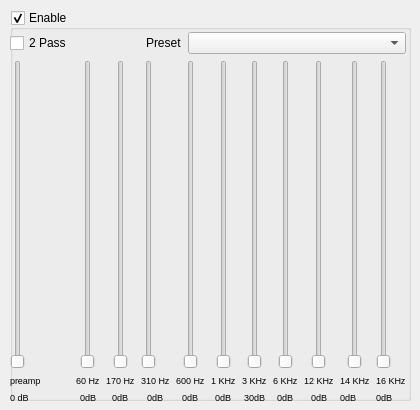
     <widget class="QWidget" name="equaliserTab">
      <attribute name="title">
       <string>Equaliser</string>
      </attribute>
      <widget class="QGroupBox" name="equaliserGroupBox">
       <property name="geometry">
        <rect>
         <x>10</x>
         <y>10</y>
         <width>401</width>
         <height>391</height>
        </rect>
       </property>
       <property name="title">
        <string>Enable</string>
       </property>
       <property name="flat">
        <bool>true</bool>
       </property>
       <property name="checkable">
        <bool>true</bool>
       </property>
       <widget class="QWidget" name="layoutWidget">
        <property name="geometry">
         <rect>
          <x>0</x>
          <y>22</y>
          <width>396</width>
          <height>371</height>
         </rect>
        </property>
        <layout class="QGridLayout" name="gridLayout">
         <item row="0" column="0">
          <layout class="QHBoxLayout" name="horizontalLayout_6">
           <item>
            <widget class="QCheckBox" name="passCheckBox">
             <property name="text">
              <string>2 Pass</string>
             </property>
            </widget>
           </item>
           <item>
            <spacer name="horizontalSpacer">
             <property name="orientation">
              <enum>Qt::Horizontal</enum>
             </property>
             <property name="sizeHint" stdset="0">
              <size>
               <width>68</width>
               <height>20</height>
              </size>
             </property>
            </spacer>
           </item>
           <item>
            <widget class="QLabel" name="presetLabel">
             <property name="text">
              <string>Preset</string>
             </property>
            </widget>
           </item>
           <item>
            <widget class="QComboBox" name="presetComboBox">
             <property name="sizePolicy">
              <sizepolicy hsizetype="Expanding" vsizetype="Fixed">
               <horstretch>4</horstretch>
               <verstretch>0</verstretch>
              </sizepolicy>
             </property>
             <property name="maximumSize">
              <size>
               <width>16777215</width>
               <height>16777215</height>
              </size>
             </property>
            </widget>
           </item>
          </layout>
         </item>
         <item row="1" column="0">
          <layout class="QHBoxLayout" name="horizontalLayout">
           <item>
            <layout class="QVBoxLayout" name="verticalLayout">
             <item>
              <widget class="QSlider" name="preampSlider">
               <property name="sizePolicy">
                <sizepolicy hsizetype="Fixed" vsizetype="MinimumExpanding">
                 <horstretch>0</horstretch>
                 <verstretch>0</verstretch>
                </sizepolicy>
               </property>
               <property name="orientation">
                <enum>Qt::Vertical</enum>
               </property>
              </widget>
             </item>
             <item>
              <widget class="QLabel" name="preampLabel">
               <property name="font">
                <font>
                 <pointsize>7</pointsize>
                </font>
               </property>
               <property name="text">
                <string>preamp</string>
               </property>
              </widget>
             </item>
             <item>
              <widget class="QLabel" name="preampValue">
               <property name="font">
                <font>
                 <pointsize>7</pointsize>
                </font>
               </property>
               <property name="text">
                <string>0 dB</string>
               </property>
              </widget>
             </item>
            </layout>
           </item>
           <item>
            <layout class="QHBoxLayout" name="horizontalLayout_2">
             <item>
              <layout class="QVBoxLayout" name="verticalLayout_2">
               <item alignment="Qt::AlignHCenter">
                <widget class="QSlider" name="sixtyHertzSlider">
                 <property name="orientation">
                  <enum>Qt::Vertical</enum>
                 </property>
                </widget>
               </item>
               <item alignment="Qt::AlignHCenter">
                <widget class="QLabel" name="sixtyHertzLabel">
                 <property name="font">
                  <font>
                   <pointsize>7</pointsize>
                  </font>
                 </property>
                 <property name="text">
                  <string>60 Hz</string>
                 </property>
                </widget>
               </item>
               <item alignment="Qt::AlignHCenter">
                <widget class="QLabel" name="sixtyHertzValue">
                 <property name="font">
                  <font>
                   <pointsize>7</pointsize>
                  </font>
                 </property>
                 <property name="text">
                  <string>0dB</string>
                 </property>
                </widget>
               </item>
              </layout>
             </item>
             <item>
              <layout class="QVBoxLayout" name="verticalLayout_4">
               <item alignment="Qt::AlignHCenter">
                <widget class="QSlider" name="oneSeventyHertzSlider">
                 <property name="orientation">
                  <enum>Qt::Vertical</enum>
                 </property>
                </widget>
               </item>
               <item alignment="Qt::AlignHCenter">
                <widget class="QLabel" name="oneSeventyHertzLabel">
                 <property name="font">
                  <font>
                   <pointsize>7</pointsize>
                  </font>
                 </property>
                 <property name="text">
                  <string>170 Hz</string>
                 </property>
                </widget>
               </item>
               <item alignment="Qt::AlignHCenter">
                <widget class="QLabel" name="oneSeventyHertzValue">
                 <property name="font">
                  <font>
                   <pointsize>7</pointsize>
                  </font>
                 </property>
                 <property name="text">
                  <string>0dB</string>
                 </property>
                </widget>
               </item>
              </layout>
             </item>
             <item>
              <layout class="QVBoxLayout" name="verticalLayout_5">
               <item>
                <widget class="QSlider" name="threeHundredAndTenHertzSlider">
                 <property name="orientation">
                  <enum>Qt::Vertical</enum>
                 </property>
                </widget>
               </item>
               <item alignment="Qt::AlignHCenter">
                <widget class="QLabel" name="threeHundredAndTenHertzLabel">
                 <property name="font">
                  <font>
                   <pointsize>7</pointsize>
                  </font>
                 </property>
                 <property name="text">
                  <string>310 Hz</string>
                 </property>
                </widget>
               </item>
               <item alignment="Qt::AlignHCenter">
                <widget class="QLabel" name="threeHundredAndTenHertzValue">
                 <property name="font">
                  <font>
                   <pointsize>7</pointsize>
                  </font>
                 </property>
                 <property name="text">
                  <string>0dB</string>
                 </property>
                </widget>
               </item>
              </layout>
             </item>
             <item>
              <layout class="QVBoxLayout" name="verticalLayout_6">
               <item alignment="Qt::AlignHCenter">
                <widget class="QSlider" name="sixHundredHertzSlider">
                 <property name="orientation">
                  <enum>Qt::Vertical</enum>
                 </property>
                </widget>
               </item>
               <item alignment="Qt::AlignHCenter">
                <widget class="QLabel" name="sixHundredHertzLabel">
                 <property name="font">
                  <font>
                   <pointsize>7</pointsize>
                  </font>
                 </property>
                 <property name="text">
                  <string>600 Hz</string>
                 </property>
                </widget>
               </item>
               <item alignment="Qt::AlignHCenter">
                <widget class="QLabel" name="sixHundredHertzValue">
                 <property name="font">
                  <font>
                   <pointsize>7</pointsize>
                  </font>
                 </property>
                 <property name="text">
                  <string>0dB</string>
                 </property>
                </widget>
               </item>
              </layout>
             </item>
             <item>
              <layout class="QVBoxLayout" name="verticalLayout_7">
               <item alignment="Qt::AlignHCenter">
                <widget class="QSlider" name="oneKiloHertzSlider">
                 <property name="orientation">
                  <enum>Qt::Vertical</enum>
                 </property>
                </widget>
               </item>
               <item alignment="Qt::AlignHCenter">
                <widget class="QLabel" name="oneKiloHertzLabel">
                 <property name="font">
                  <font>
                   <pointsize>7</pointsize>
                  </font>
                 </property>
                 <property name="text">
                  <string>1 KHz</string>
                 </property>
                </widget>
               </item>
               <item alignment="Qt::AlignHCenter">
                <widget class="QLabel" name="oneKiloHertzValue">
                 <property name="font">
                  <font>
                   <pointsize>7</pointsize>
                  </font>
                 </property>
                 <property name="text">
                  <string>0dB</string>
                 </property>
                </widget>
               </item>
              </layout>
             </item>
             <item>
              <layout class="QVBoxLayout" name="verticalLayout_8">
               <item alignment="Qt::AlignHCenter">
                <widget class="QSlider" name="threeKiloHertzSlider">
                 <property name="orientation">
                  <enum>Qt::Vertical</enum>
                 </property>
                </widget>
               </item>
               <item alignment="Qt::AlignHCenter">
                <widget class="QLabel" name="threeKiloHertzLabel">
                 <property name="font">
                  <font>
                   <pointsize>7</pointsize>
                  </font>
                 </property>
                 <property name="text">
                  <string>3 KHz</string>
                 </property>
                </widget>
               </item>
               <item alignment="Qt::AlignHCenter">
                <widget class="QLabel" name="threeKiloHertzValue">
                 <property name="font">
                  <font>
                   <pointsize>7</pointsize>
                  </font>
                 </property>
                 <property name="text">
                  <string>30dB</string>
                 </property>
                </widget>
               </item>
              </layout>
             </item>
             <item>
              <layout class="QVBoxLayout" name="verticalLayout_9">
               <item alignment="Qt::AlignHCenter">
                <widget class="QSlider" name="sixKiloHertzSlider">
                 <property name="orientation">
                  <enum>Qt::Vertical</enum>
                 </property>
                </widget>
               </item>
               <item alignment="Qt::AlignHCenter">
                <widget class="QLabel" name="sixKiloHertzLabel">
                 <property name="font">
                  <font>
                   <pointsize>7</pointsize>
                  </font>
                 </property>
                 <property name="text">
                  <string>6 KHz</string>
                 </property>
                </widget>
               </item>
               <item alignment="Qt::AlignHCenter">
                <widget class="QLabel" name="sixKiloHertzValue">
                 <property name="font">
                  <font>
                   <pointsize>7</pointsize>
                  </font>
                 </property>
                 <property name="text">
                  <string>0dB</string>
                 </property>
                </widget>
               </item>
              </layout>
             </item>
             <item>
              <layout class="QVBoxLayout" name="verticalLayout_10">
               <item alignment="Qt::AlignHCenter">
                <widget class="QSlider" name="twelveKiloHertzSlider">
                 <property name="orientation">
                  <enum>Qt::Vertical</enum>
                 </property>
                </widget>
               </item>
               <item alignment="Qt::AlignHCenter">
                <widget class="QLabel" name="twelveKiloHertzLabel">
                 <property name="font">
                  <font>
                   <pointsize>7</pointsize>
                  </font>
                 </property>
                 <property name="text">
                  <string>12 KHz</string>
                 </property>
                </widget>
               </item>
               <item alignment="Qt::AlignHCenter">
                <widget class="QLabel" name="twelveKiloHertzValue">
                 <property name="font">
                  <font>
                   <pointsize>7</pointsize>
                  </font>
                 </property>
                 <property name="text">
                  <string>0dB</string>
                 </property>
                </widget>
               </item>
              </layout>
             </item>
             <item>
              <layout class="QVBoxLayout" name="verticalLayout_11">
               <item alignment="Qt::AlignHCenter">
                <widget class="QSlider" name="fourteenKiloHertzSlider">
                 <property name="orientation">
                  <enum>Qt::Vertical</enum>
                 </property>
                </widget>
               </item>
               <item alignment="Qt::AlignHCenter">
                <widget class="QLabel" name="fourteenKiloHertzLabel">
                 <property name="font">
                  <font>
                   <pointsize>7</pointsize>
                  </font>
                 </property>
                 <property name="text">
                  <string>14 KHz</string>
                 </property>
                </widget>
               </item>
               <item>
                <widget class="QLabel" name="fourteenKiloHertzValue">
                 <property name="font">
                  <font>
                   <pointsize>7</pointsize>
                  </font>
                 </property>
                 <property name="text">
                  <string>0dB</string>
                 </property>
                </widget>
               </item>
              </layout>
             </item>
             <item>
              <layout class="QVBoxLayout" name="verticalLayout_12">
               <item>
                <widget class="QSlider" name="sixteenKiloHertzSlider">
                 <property name="orientation">
                  <enum>Qt::Vertical</enum>
                 </property>
                </widget>
               </item>
               <item>
                <widget class="QLabel" name="sixteenKiloHertzLabel">
                 <property name="font">
                  <font>
                   <pointsize>7</pointsize>
                  </font>
                 </property>
                 <property name="text">
                  <string>16 KHz</string>
                 </property>
                </widget>
               </item>
               <item>
                <widget class="QLabel" name="sixteenKiloHertzValue">
                 <property name="font">
                  <font>
                   <pointsize>7</pointsize>
                  </font>
                 </property>
                 <property name="text">
                  <string>0dB</string>
                 </property>
                </widget>
               </item>
              </layout>
             </item>
            </layout>
           </item>
          </layout>
         </item>
        </layout>
       </widget>
      </widget>
     </widget>
